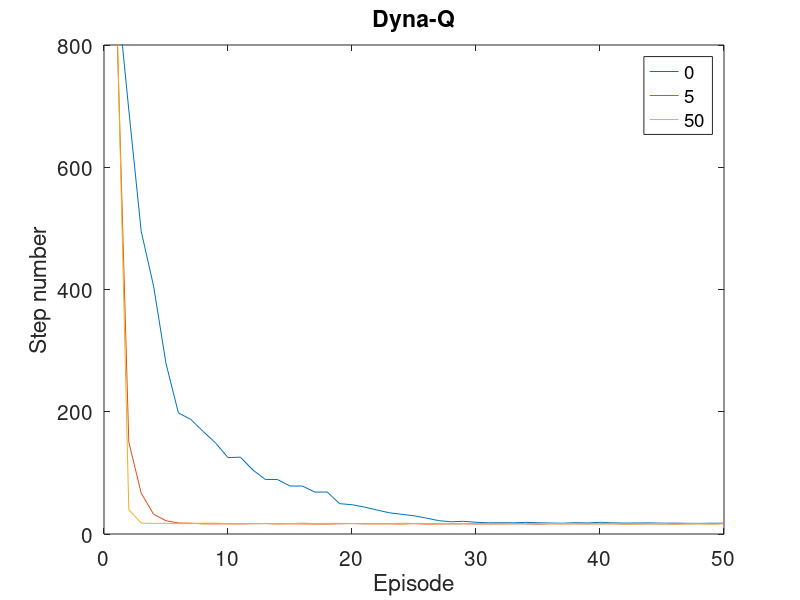
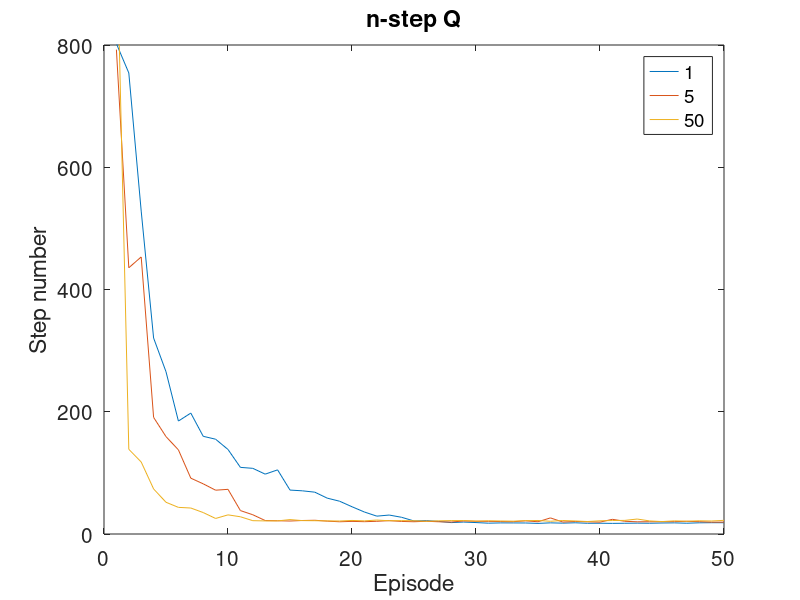
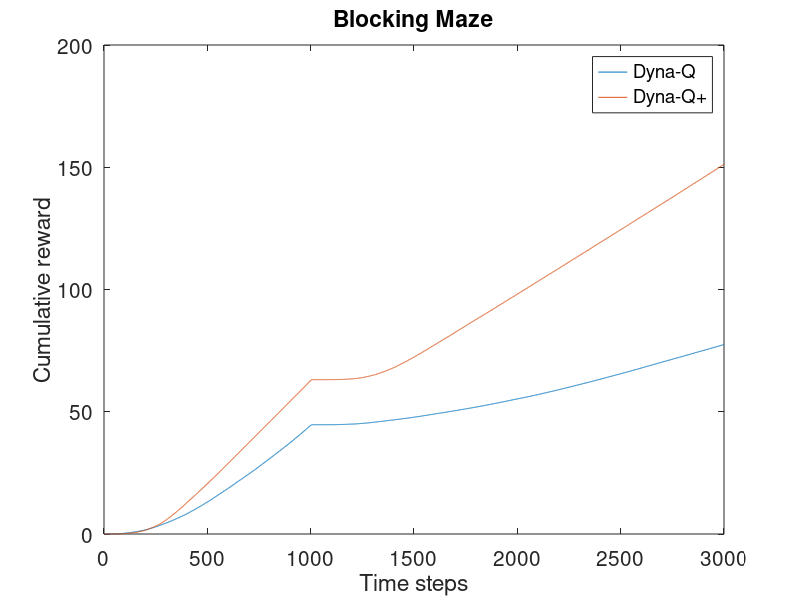
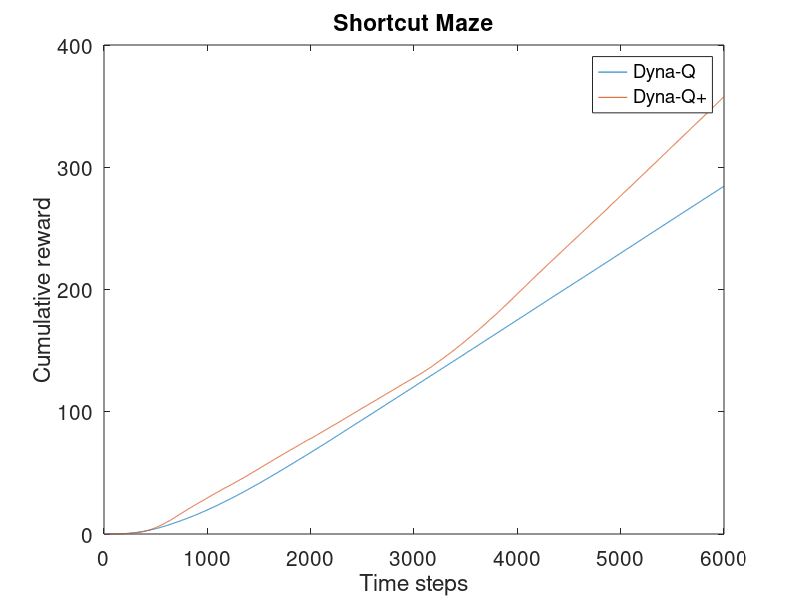

Write the MATLAB code that produced these figures, in order.
close all;
clear;
SimNum = 100;

display('Simulating Figure 8.2...');
if ~exist('PlanningComparison.mat', 'file')
    Height = 6; Width = 9;
    Wall = [3, 3; 3, 4; 3, 5; 6, 2; 8, 4; 8, 5; 8, 6];
    Start = [1; 4]; Goal = [9; 6]; FinalReward = 1;
    MazeObj = Maze(Height, Width, Wall, Start, Goal, FinalReward);
    
    alpha = 0.1;
    PlanNum_list = [0, 5, 50];
    EpisodeNum = 50;
    StepNum = zeros(length(PlanNum_list), SimNum, EpisodeNum);
    for PlanNum = PlanNum_list
        display(sprintf('Dyna-Q with %d planning steps...', PlanNum));
        tStart = tic;
        for SimID = 1:SimNum
            Q = ActionValueSet; ModelObj = DeterministicModel;
            for EpisodeID = 1:EpisodeNum
                [~, a_history, ~, Q, ModelObj] = DynaQ(MazeObj, Q, ModelObj, 'PlanNum', PlanNum, 'alpha', alpha);
                StepNum(PlanNum_list == PlanNum, SimID, EpisodeID) = length(a_history);
            end
            if mod(SimID, 10) == 0
                tElapse = toc(tStart);
                display(sprintf('%d/%d processed, elapsed time: %.2fs', SimID, SimNum, tElapse));
            end
        end
    end
    save('PlanningComparison.mat', 'StepNum');
else
    load('PlanningComparison.mat');
    display('Previous result loaded.');
end

figure('Position', [300 200 500 400]);
plot(squeeze(mean(StepNum, 2))');
ylim([0, 800]);
xlabel('Episode');
ylabel('Step number');
title('Dyna-Q');
legend('0', '5', '50');
set(gca, 'FontSize', 15);

display('Simulating Exercise 8.1...');
if ~exist('nStepQ.mat', 'file')
    Height = 6; Width = 9;
    Wall = [3, 3; 3, 4; 3, 5; 6, 2; 8, 4; 8, 5; 8, 6];
    Start = [1; 4]; Goal = [9; 6]; FinalReward = 1;
    MazeObj = Maze(Height, Width, Wall, Start, Goal, FinalReward);
    
    alpha = 0.1;
    nStep_list = [1, 5, 50];
    EpisodeNum = 50;
    StepNum = zeros(length(nStep_list), SimNum, EpisodeNum);
    for nStep = nStep_list
        display(sprintf('Dyna-Q with %d-step bootstrapping...', nStep));
        tStart = tic;
        for SimID = 1:SimNum
            Q = ActionValueSet; ModelObj = DeterministicModel;
            for EpisodeID = 1:EpisodeNum
                [~, a_history, ~, Q, ModelObj] = DynaQ(MazeObj, Q, ModelObj, 'nStep', nStep, 'alpha', alpha);
                StepNum(nStep_list == nStep, SimID, EpisodeID) = length(a_history);
            end
            if mod(SimID, 10) == 0
                tElapse = toc(tStart);
                display(sprintf('%d/%d processed, elapsed time: %.2fs', SimID, SimNum, tElapse));
            end
        end
    end
    save('nStepQ.mat', 'StepNum');
else
    load('nStepQ.mat');
    display('Previous result loaded.');
end

figure('Position', [300 200 500 400]);
plot(squeeze(mean(StepNum, 2))');
ylim([0, 800]);
xlabel('Episode');
ylabel('Step number');
title('n-step Q');
legend('1', '5', '50');
set(gca, 'FontSize', 15);

display('Simulating Figure 8.5...');
if ~exist('BlockingMaze.mat', 'file')
    Height = 6; Width = 9;
    OldWall = [1, 3; 2, 3; 3, 3; 4, 3; 5, 3; 6, 3; 7, 3; 8, 3];
    NewWall = [2, 3; 3, 3; 4, 3; 5, 3; 6, 3; 7, 3; 8, 3; 9, 3];
    Start = [4; 1]; Goal = [9; 6]; FinalReward = 1;
    TotalDuration = 3000; SwitchTime = 1000;
    
    PlanNum = 50; kappa = 1e-4;
    r = zeros(2, SimNum, TotalDuration);
    for MethodID = 1:2
        switch MethodID
            case 1
                display('Simulating Dyna-Q...');
            case 2
                display('Simulating Dyna-Q+...');
        end
        tStart = tic;
        for SimID = 1:SimNum
            Q = ActionValueSet;
            switch MethodID
                case 1
                    ModelObj = DeterministicModel;
                case 2
                    ModelObj = ExploratoryModel(kappa);
            end
            MazeObj = Maze(Height, Width, OldWall, Start, Goal, FinalReward);
            T = 0; SwitchFlag = false;
            while T < TotalDuration
                [~, a_history, ~, Q, ModelObj] = DynaQ(MazeObj, Q, ModelObj, 'PlanNum', PlanNum, 'SwitchTime', SwitchTime - T, 'NewWall', NewWall);
                T = T + length(a_history);
                if ~SwitchFlag && (T >= SwitchTime)
                    MazeObj.Map = sparse(NewWall(:, 2), NewWall(:, 1), ones(size(NewWall, 1), 1), MazeObj.Height, MazeObj.Width);
                    SwitchFlag = true;
                end
                if T <= TotalDuration
                    r(MethodID, SimID, T) = 1;
                end
            end
            if mod(SimID, 10) == 0
                tElapse = toc(tStart);
                display(sprintf('%d/%d processed, elapsed time: %.2fs', SimID, SimNum, tElapse));
            end
        end
    end
    save('BlockingMaze.mat', 'r');
else
    load('BlockingMaze.mat');
    display('Previous result loaded.');
end

figure('Position', [300 200 500 400]);
plot(cumsum(squeeze(mean(r, 2)), 2)');
xlabel('Time steps');
ylabel('Cumulative reward');
title('Blocking Maze');
legend('Dyna-Q', 'Dyna-Q+');
set(gca, 'FontSize', 15);

display('Simulating Figure 8.6...');
if ~exist('ShortcutMaze.mat', 'file')
    Height = 6; Width = 9;
    OldWall = [2, 3; 3, 3; 4, 3; 5, 3; 6, 3; 7, 3; 8, 3; 9, 3];
    NewWall = [2, 3; 3, 3; 4, 3; 5, 3; 6, 3; 7, 3; 8, 3];
    Start = [4; 1]; Goal = [9; 6]; FinalReward = 1;
    TotalDuration = 6000; SwitchTime = 3000;
    
    PlanNum = 50; kappa = 1e-3;
    r = zeros(2, SimNum, TotalDuration);
    for MethodID = 1:2
        switch MethodID
            case 1
                display('Simulating Dyna-Q...');
            case 2
                display('Simulating Dyna-Q+...');
        end
        tStart = tic;
        for SimID = 1:SimNum
            Q = ActionValueSet;
            switch MethodID
                case 1
                    ModelObj = DeterministicModel;
                case 2
                    ModelObj = ExploratoryModel(kappa);
            end
            MazeObj = Maze(Height, Width, OldWall, Start, Goal, FinalReward);
            T = 0; SwitchFlag = false;
            while T < TotalDuration
                [~, a_history, ~, Q, ModelObj] = DynaQ(MazeObj, Q, ModelObj, 'PlanNum', PlanNum, 'SwitchTime', SwitchTime - T, 'NewWall', NewWall);
                T = T + length(a_history);
                if ~SwitchFlag && (T >= SwitchTime)
                    MazeObj.Map = sparse(NewWall(:, 2), NewWall(:, 1), ones(size(NewWall, 1), 1), MazeObj.Height, MazeObj.Width);
                    SwitchFlag = true;
                end
                if T <= TotalDuration
                    r(MethodID, SimID, T) = 1;
                end
            end
            if mod(SimID, 10) == 0
                tElapse = toc(tStart);
                display(sprintf('%d/%d processed, elapsed time: %.2fs', SimID, SimNum, tElapse));
            end
        end
    end
    save('ShortcutMaze.mat', 'r');
else
    load('ShortcutMaze.mat');
    display('Previous result loaded.');
end

figure('Position', [300 200 500 400]);
plot(cumsum(squeeze(mean(r, 2)), 2)');
xlabel('Time steps');
ylabel('Cumulative reward');
title('Shortcut Maze');
legend('Dyna-Q', 'Dyna-Q+');
set(gca, 'FontSize', 15);